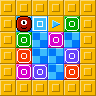

This game map was drawn from its Tiled (.tmx) file and the tilesets committed beside it. A one-line description and the full map source follow:
An orthogonal 6x6 tile map with 16x16 px tiles, 3 tile layers (floor, walls, items).

<map version="1.10" tiledversion="1.11.0" orientation="orthogonal" renderorder="left-up" width="6" height="6" tilewidth="16" tileheight="16" infinite="0" nextlayerid="4" nextobjectid="1">
 <editorsettings>
  <export format="defold" />
 </editorsettings>
 <properties>
  <property name="moves" type="int" value="6" />
  <property name="name" value="CROWDED" />
 </properties>
 <tileset firstgid="1" source="tiles.tsx" />
 <layer id="1" name="floor" width="6" height="6">
  <data encoding="csv">
0,0,0,0,0,0,
0,52,52,52,52,0,
0,52,52,52,52,0,
0,52,52,52,52,0,
0,52,52,52,52,0,
0,0,0,0,0,0
</data>
 </layer>
 <layer id="2" name="walls" width="6" height="6">
  <data encoding="csv">
51,51,51,51,51,51,
51,0,0,0,0,51,
51,0,0,0,0,51,
51,0,0,0,0,51,
51,0,0,0,0,51,
51,51,51,51,51,51
</data>
 </layer>
 <layer id="3" name="items" width="6" height="6">
  <data encoding="csv">
0,0,0,0,0,0,
0,2,1,4,7,0,
0,7,0,8,0,0,
0,9,0,0,10,0,
0,8,10,0,9,0,
0,0,0,0,0,0
</data>
 </layer>
</map>
